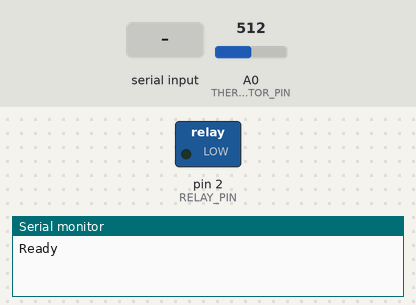
This sketch was run on a simulated Arduino Uno, built with avr-gcc and run on an emulated ATmega328P. On the bench: switched loads named in the sketch (green lamp = pin HIGH), the last lines printed to the serial monitor. Dashed ring = blinking. The inputs (shaded band) are chosen by the test bench; at power-on: A0 (THERMISTOR_PIN) = 512.

Above: at 0.9 s.
1.0 s: "1,90\n" received over Serial
At 2.7 s:
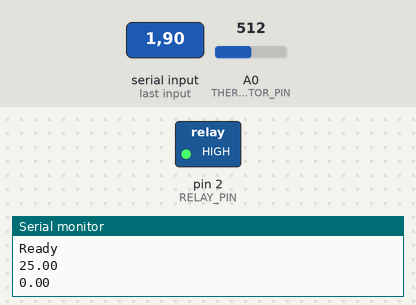
7.0 s: "0\n" received over Serial
At 7.0 s:
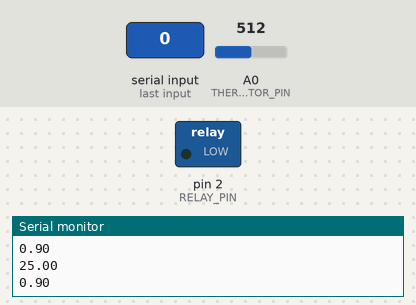
8.5 s: "90,45\n" received over Serial
At 9.7 s:
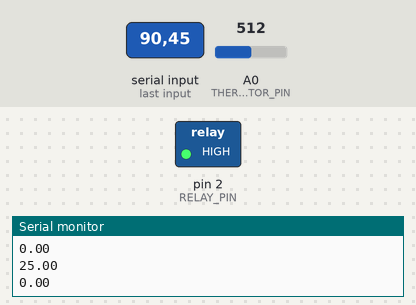
Timing chart, 0 to 12.5 s (numbered marks = the images above; inputs shaded):
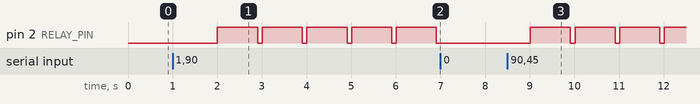

Measured:
- after the input at 1.0 s, pin 2 (RELAY_PIN): alternates HIGH for 0.90 s and LOW for 0.10 s, starting after 1.0 s
- after the input at 7.0 s, pin 2 (RELAY_PIN): stays LOW (without the input it goes to HIGH after 0.01 s)
- after the input at 8.5 s, pin 2 (RELAY_PIN): alternates HIGH for 0.90 s and LOW for 0.10 s, starting after 0.51 s

The sketch:

CrockPotCalibration.ino
```cpp
/*
Black Garlic Temperature Controller
Part IV: Receive signals from Python via Serial (Manual system control)
Communicates with slow-cooker-calibration.ipynb
*/
#include <math.h>

#define SERIES_RESISTOR 7000     // 7k resistor in series
#define THERMISTOR_PIN A0        // Thermistor between A0 and GND
#define RELAY_PIN 2              // output pin for relay

// Values for B-Value temperature conversion
#define T0 298.15          // Nominal temperature for B-value equation (in Kelvin)
#define R0 10000                  // Nominal thermistor resistance
#define B 3428                  // From 25-80 C range for Murata NCP15XH103F03RC

int delayTime;                    // Time between readings in ms. Also duty cycle width
float dutyCycle = 0;                // percentage of delayTime spent with relay ON (controlled by Serial)
float T;                          // Temperature in Celsius, calcuated from the voltage across the thermistor

void setup() {
  Serial.begin(9600);                      // Set up the serial for debugging output
  pinMode(RELAY_PIN, OUTPUT);
  Serial.println("Ready");                 // Message for Python script
  while(Serial.available() == 0){}         // Wait for response from serial
  delayTime = Serial.parseInt()*1000;      // Read delay time in seconds
}

void loop() {
  // Go through a duty cycle of the relay: ON for dutyCycle % of dt, then off for the rest of dt
  digitalWrite(RELAY_PIN, HIGH);
  delay(delayTime*dutyCycle);
  digitalWrite(RELAY_PIN, LOW);
  delay(delayTime*(1-dutyCycle) );

  T = tempConvert(analogRead(THERMISTOR_PIN));               // Read the voltage across the thermesistor
  Serial.println(T);
  Serial.println(dutyCycle);
}

void serialEvent(){
  dutyCycle = (float) Serial.parseInt()/100;     // Read instructions from Serial
  while(Serial.available()){
    Serial.read();
  }
}

float tempConvert(int count){
  float R = SERIES_RESISTOR  / ((float) 1023/count - 1); // Convert to resistance across thermistor
  return 1 / ( (1/T0) + (1/B)*log(R/R0) ) - 273.15;  // B-value equation
}
```
